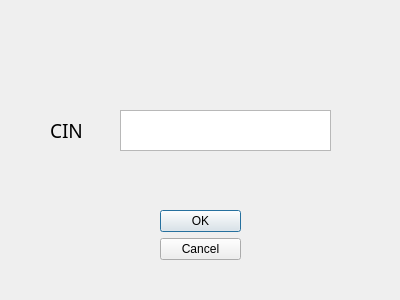
<?xml version="1.0" encoding="UTF-8"?>
<ui version="4.0">
 <class>Search</class>
 <widget class="QDialog" name="Search">
  <property name="geometry">
   <rect>
    <x>0</x>
    <y>0</y>
    <width>400</width>
    <height>300</height>
   </rect>
  </property>
  <property name="windowTitle">
   <string>Dialog</string>
  </property>
  <widget class="QDialogButtonBox" name="buttonBox">
   <property name="geometry">
    <rect>
     <x>160</x>
     <y>210</y>
     <width>81</width>
     <height>71</height>
    </rect>
   </property>
   <property name="orientation">
    <enum>Qt::Vertical</enum>
   </property>
   <property name="standardButtons">
    <set>QDialogButtonBox::Cancel|QDialogButtonBox::Ok</set>
   </property>
  </widget>
  <widget class="QLabel" name="label">
   <property name="geometry">
    <rect>
     <x>50</x>
     <y>110</y>
     <width>61</width>
     <height>41</height>
    </rect>
   </property>
   <property name="font">
    <font>
     <family>Agency FB</family>
     <pointsize>14</pointsize>
    </font>
   </property>
   <property name="text">
    <string>CIN</string>
   </property>
  </widget>
  <widget class="QTextEdit" name="textEdit">
   <property name="geometry">
    <rect>
     <x>120</x>
     <y>110</y>
     <width>211</width>
     <height>41</height>
    </rect>
   </property>
  </widget>
 </widget>
 <resources/>
 <connections>
  <connection>
   <sender>buttonBox</sender>
   <signal>accepted()</signal>
   <receiver>Search</receiver>
   <slot>accept()</slot>
   <hints>
    <hint type="sourcelabel">
     <x>248</x>
     <y>254</y>
    </hint>
    <hint type="destinationlabel">
     <x>157</x>
     <y>274</y>
    </hint>
   </hints>
  </connection>
  <connection>
   <sender>buttonBox</sender>
   <signal>rejected()</signal>
   <receiver>Search</receiver>
   <slot>reject()</slot>
   <hints>
    <hint type="sourcelabel">
     <x>316</x>
     <y>260</y>
    </hint>
    <hint type="destinationlabel">
     <x>286</x>
     <y>274</y>
    </hint>
   </hints>
  </connection>
 </connections>
</ui>
